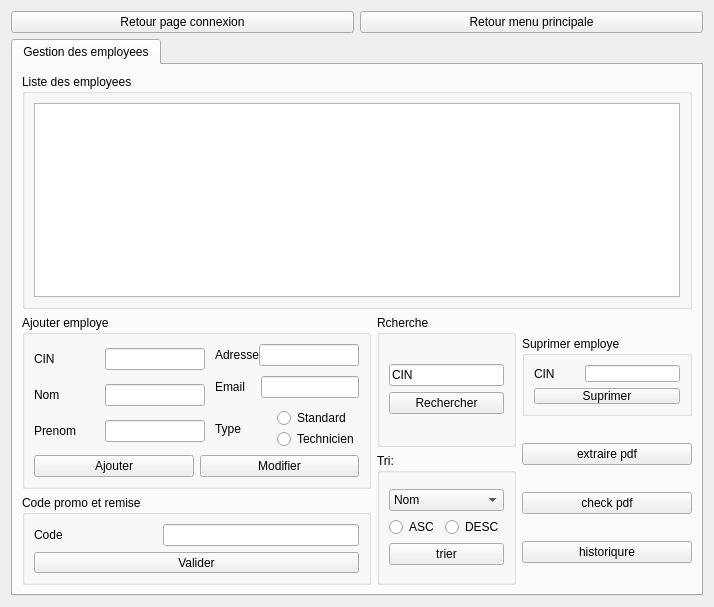
      <widget class="QWidget" name="page_8">
       <layout class="QVBoxLayout" name="verticalLayout_96">
        <item>
         <layout class="QHBoxLayout" name="horizontalLayout_77">
          <item>
           <widget class="QPushButton" name="pushButton_RPGF_5">
            <property name="text">
             <string>Retour page connexion</string>
            </property>
           </widget>
          </item>
          <item>
           <widget class="QPushButton" name="pushButton_RMPF_5">
            <property name="text">
             <string>Retour menu principale</string>
            </property>
           </widget>
          </item>
         </layout>
        </item>
        <item>
         <widget class="QTabWidget" name="tabWidget_3">
          <property name="currentIndex">
           <number>0</number>
          </property>
          <widget class="QWidget" name="Tab_1A">
           <attribute name="title">
            <string>Gestion des employees</string>
           </attribute>
           <layout class="QVBoxLayout" name="verticalLayout_87">
            <item>
             <widget class="QGroupBox" name="groupBoxA">
              <property name="title">
               <string>Liste des employees</string>
              </property>
              <layout class="QVBoxLayout" name="verticalLayout_88">
               <item>
                <widget class="QTableView" name="tableViewA"/>
               </item>
              </layout>
             </widget>
            </item>
            <item>
             <layout class="QHBoxLayout" name="horizontalLayout_76">
              <item>
               <layout class="QVBoxLayout" name="verticalLayout_12A">
                <item>
                 <widget class="QGroupBox" name="groupBox_4A">
                  <property name="title">
                   <string>Ajouter employe</string>
                  </property>
                  <layout class="QVBoxLayout" name="verticalLayout_89">
                   <item>
                    <layout class="QVBoxLayout" name="verticalLayout_10A">
                     <item>
                      <layout class="QHBoxLayout" name="horizontalLayout_8A">
                       <property name="spacing">
                        <number>10</number>
                       </property>
                       <item>
                        <layout class="QVBoxLayout" name="verticalLayoutA">
                         <item>
                          <layout class="QHBoxLayout" name="horizontalLayoutA">
                           <property name="spacing">
                            <number>50</number>
                           </property>
                           <item>
                            <widget class="QLabel" name="labelA">
                             <property name="text">
                              <string>CIN</string>
                             </property>
                            </widget>
                           </item>
                           <item>
                            <widget class="QLineEdit" name="lineEdit_cinA">
                             <property name="maximumSize">
                              <size>
                               <width>100</width>
                               <height>16777215</height>
                              </size>
                             </property>
                            </widget>
                           </item>
                          </layout>
                         </item>
                         <item>
                          <layout class="QHBoxLayout" name="horizontalLayout_2A">
                           <property name="spacing">
                            <number>0</number>
                           </property>
                           <item>
                            <widget class="QLabel" name="label_2A">
                             <property name="text">
                              <string>Nom</string>
                             </property>
                            </widget>
                           </item>
                           <item>
                            <widget class="QLineEdit" name="lineEdit_nomA">
                             <property name="maximumSize">
                              <size>
                               <width>100</width>
                               <height>16777215</height>
                              </size>
                             </property>
                            </widget>
                           </item>
                          </layout>
                         </item>
                         <item>
                          <layout class="QHBoxLayout" name="horizontalLayout_3A">
                           <property name="spacing">
                            <number>0</number>
                           </property>
                           <item>
                            <widget class="QLabel" name="label_8A">
                             <property name="text">
                              <string>Prenom</string>
                             </property>
                            </widget>
                           </item>
                           <item>
                            <widget class="QLineEdit" name="lineEdit_prenomA">
                             <property name="maximumSize">
                              <size>
                               <width>100</width>
                               <height>16777215</height>
                              </size>
                             </property>
                            </widget>
                           </item>
                          </layout>
                         </item>
                        </layout>
                       </item>
                       <item>
                        <layout class="QVBoxLayout" name="verticalLayout_9A">
                         <item>
                          <layout class="QHBoxLayout" name="horizontalLayout_9A">
                           <property name="spacing">
                            <number>0</number>
                           </property>
                           <item>
                            <widget class="QLabel" name="label_10A">
                             <property name="maximumSize">
                              <size>
                               <width>100</width>
                               <height>16777215</height>
                              </size>
                             </property>
                             <property name="text">
                              <string>Adresse</string>
                             </property>
                            </widget>
                           </item>
                           <item>
                            <widget class="QLineEdit" name="lineEdit_adresseA">
                             <property name="maximumSize">
                              <size>
                               <width>100</width>
                               <height>16777215</height>
                              </size>
                             </property>
                            </widget>
                           </item>
                          </layout>
                         </item>
                         <item>
                          <layout class="QHBoxLayout" name="horizontalLayout_11A">
                           <property name="spacing">
                            <number>0</number>
                           </property>
                           <item>
                            <widget class="QLabel" name="label_13A">
                             <property name="text">
                              <string>Email</string>
                             </property>
                            </widget>
                           </item>
                           <item>
                            <widget class="QLineEdit" name="lineEdit_emailA">
                             <property name="maximumSize">
                              <size>
                               <width>98</width>
                               <height>16777215</height>
                              </size>
                             </property>
                            </widget>
                           </item>
                          </layout>
                         </item>
                         <item>
                          <layout class="QHBoxLayout" name="horizontalLayout_10A">
                           <property name="spacing">
                            <number>20</number>
                           </property>
                           <item>
                            <widget class="QLabel" name="label_12A">
                             <property name="text">
                              <string>Type</string>
                             </property>
                            </widget>
                           </item>
                           <item>
                            <layout class="QVBoxLayout" name="verticalLayout_2A">
                             <property name="spacing">
                              <number>1</number>
                             </property>
                             <item>
                              <widget class="QRadioButton" name="radioButtonA">
                               <property name="text">
                                <string>Standard</string>
                               </property>
                              </widget>
                             </item>
                             <item>
                              <widget class="QRadioButton" name="radioButton_2A">
                               <property name="text">
                                <string>Technicien</string>
                               </property>
                              </widget>
                             </item>
                            </layout>
                           </item>
                          </layout>
                         </item>
                        </layout>
                       </item>
                      </layout>
                     </item>
                     <item>
                      <layout class="QHBoxLayout" name="horizontalLayout_16A">
                       <item>
                        <widget class="QPushButton" name="pushButton_ajouterA">
                         <property name="enabled">
                          <bool>true</bool>
                         </property>
                         <property name="text">
                          <string>Ajouter</string>
                         </property>
                         <property name="autoDefault">
                          <bool>false</bool>
                         </property>
                        </widget>
                       </item>
                       <item>
                        <widget class="QPushButton" name="pushButton_modifierA">
                         <property name="text">
                          <string>Modifier</string>
                         </property>
                        </widget>
                       </item>
                      </layout>
                     </item>
                    </layout>
                   </item>
                  </layout>
                 </widget>
                </item>
                <item>
                 <widget class="QGroupBox" name="groupBox_8A">
                  <property name="maximumSize">
                   <size>
                    <width>16777215</width>
                    <height>90</height>
                   </size>
                  </property>
                  <property name="title">
                   <string>Code promo et remise</string>
                  </property>
                  <layout class="QVBoxLayout" name="verticalLayout_90">
                   <item>
                    <layout class="QVBoxLayout" name="verticalLayout_13A">
                     <item>
                      <layout class="QHBoxLayout" name="horizontalLayout_5A">
                       <property name="spacing">
                        <number>100</number>
                       </property>
                       <item>
                        <widget class="QLabel" name="label_4A">
                         <property name="text">
                          <string>Code</string>
                         </property>
                        </widget>
                       </item>
                       <item>
                        <widget class="QLineEdit" name="lineEdit_cin_3A">
                         <property name="maximumSize">
                          <size>
                           <width>10000</width>
                           <height>16777215</height>
                          </size>
                         </property>
                        </widget>
                       </item>
                      </layout>
                     </item>
                     <item>
                      <widget class="QPushButton" name="pushButtonA">
                       <property name="text">
                        <string>Valider</string>
                       </property>
                      </widget>
                     </item>
                    </layout>
                   </item>
                  </layout>
                 </widget>
                </item>
               </layout>
              </item>
              <item>
               <layout class="QVBoxLayout" name="verticalLayout_91">
                <item>
                 <widget class="QGroupBox" name="groupBox_34">
                  <property name="title">
                   <string>Rcherche</string>
                  </property>
                  <layout class="QVBoxLayout" name="verticalLayout_92">
                   <item>
                    <layout class="QVBoxLayout" name="verticalLayout_7A">
                     <item>
                      <widget class="QLineEdit" name="lineEdit_2A">
                       <property name="text">
                        <string>CIN</string>
                       </property>
                      </widget>
                     </item>
                     <item>
                      <widget class="QPushButton" name="pushButton_4A">
                       <property name="text">
                        <string>Rechercher</string>
                       </property>
                      </widget>
                     </item>
                    </layout>
                   </item>
                  </layout>
                 </widget>
                </item>
                <item>
                 <widget class="QGroupBox" name="groupBox_35">
                  <property name="title">
                   <string>Tri: </string>
                  </property>
                  <layout class="QVBoxLayout" name="verticalLayout_93">
                   <item>
                    <layout class="QVBoxLayout" name="verticalLayout_6A">
                     <item>
                      <widget class="QComboBox" name="comboBoxA">
                       <item>
                        <property name="text">
                         <string>Nom</string>
                        </property>
                       </item>
                       <item>
                        <property name="text">
                         <string>Prenom</string>
                        </property>
                       </item>
                       <item>
                        <property name="text">
                         <string>Cin</string>
                        </property>
                       </item>
                      </widget>
                     </item>
                     <item>
                      <layout class="QHBoxLayout" name="horizontalLayout_15A">
                       <item>
                        <widget class="QRadioButton" name="radioButton_5A">
                         <property name="text">
                          <string>ASC</string>
                         </property>
                        </widget>
                       </item>
                       <item>
                        <widget class="QRadioButton" name="radioButton_6A">
                         <property name="text">
                          <string>DESC</string>
                         </property>
                        </widget>
                       </item>
                      </layout>
                     </item>
                     <item>
                      <widget class="QPushButton" name="pushButton_2A">
                       <property name="text">
                        <string>trier</string>
                       </property>
                      </widget>
                     </item>
                    </layout>
                   </item>
                  </layout>
                 </widget>
                </item>
               </layout>
              </item>
              <item>
               <layout class="QVBoxLayout" name="verticalLayout_94">
                <item>
                 <widget class="QGroupBox" name="groupBox_5A">
                  <property name="maximumSize">
                   <size>
                    <width>170</width>
                    <height>80</height>
                   </size>
                  </property>
                  <property name="title">
                   <string>Suprimer employe</string>
                  </property>
                  <layout class="QVBoxLayout" name="verticalLayout_95">
                   <item>
                    <layout class="QHBoxLayout" name="horizontalLayout_6A">
                     <property name="spacing">
                      <number>30</number>
                     </property>
                     <item>
                      <widget class="QLabel" name="label_5A">
                       <property name="text">
                        <string>CIN</string>
                       </property>
                      </widget>
                     </item>
                     <item>
                      <widget class="QLineEdit" name="lineEdit_cinsA">
                       <property name="maximumSize">
                        <size>
                         <width>10000</width>
                         <height>16777215</height>
                        </size>
                       </property>
                      </widget>
                     </item>
                    </layout>
                   </item>
                   <item>
                    <widget class="QPushButton" name="pushButton_supprimerA">
                     <property name="text">
                      <string>Suprimer</string>
                     </property>
                    </widget>
                   </item>
                  </layout>
                 </widget>
                </item>
                <item>
                 <widget class="QPushButton" name="pushButton_6A">
                  <property name="text">
                   <string>extraire pdf</string>
                  </property>
                 </widget>
                </item>
                <item>
                 <widget class="QPushButton" name="pushButton_7A">
                  <property name="text">
                   <string>check pdf</string>
                  </property>
                 </widget>
                </item>
                <item>
                 <widget class="QPushButton" name="pushButton_5A">
                  <property name="text">
                   <string>historiqure</string>
                  </property>
                 </widget>
                </item>
               </layout>
              </item>
             </layout>
            </item>
           </layout>
          </widget>
         </widget>
        </item>
       </layout>
      </widget>
